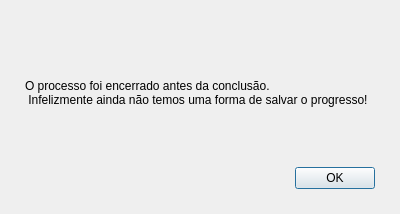
<?xml version="1.0" encoding="UTF-8"?>
<ui version="4.0">
 <class>Dialog</class>
 <widget class="QDialog" name="Dialog">
  <property name="geometry">
   <rect>
    <x>0</x>
    <y>0</y>
    <width>400</width>
    <height>214</height>
   </rect>
  </property>
  <property name="windowTitle">
   <string>Processo interrompido</string>
  </property>
  <layout class="QVBoxLayout" name="verticalLayout">
   <property name="leftMargin">
    <number>25</number>
   </property>
   <property name="topMargin">
    <number>25</number>
   </property>
   <property name="rightMargin">
    <number>25</number>
   </property>
   <property name="bottomMargin">
    <number>25</number>
   </property>
   <item>
    <widget class="QLabel" name="label">
     <property name="text">
      <string>O processo foi encerrado antes da conclusão.
 Infelizmente ainda não temos uma forma de salvar o progresso!</string>
     </property>
    </widget>
   </item>
   <item>
    <widget class="QDialogButtonBox" name="buttonBox">
     <property name="orientation">
      <enum>Qt::Horizontal</enum>
     </property>
     <property name="standardButtons">
      <set>QDialogButtonBox::Ok</set>
     </property>
    </widget>
   </item>
  </layout>
 </widget>
 <resources/>
 <connections>
  <connection>
   <sender>buttonBox</sender>
   <signal>accepted()</signal>
   <receiver>Dialog</receiver>
   <slot>accept()</slot>
   <hints>
    <hint type="sourcelabel">
     <x>248</x>
     <y>254</y>
    </hint>
    <hint type="destinationlabel">
     <x>157</x>
     <y>274</y>
    </hint>
   </hints>
  </connection>
  <connection>
   <sender>buttonBox</sender>
   <signal>rejected()</signal>
   <receiver>Dialog</receiver>
   <slot>reject()</slot>
   <hints>
    <hint type="sourcelabel">
     <x>316</x>
     <y>260</y>
    </hint>
    <hint type="destinationlabel">
     <x>286</x>
     <y>274</y>
    </hint>
   </hints>
  </connection>
 </connections>
</ui>
